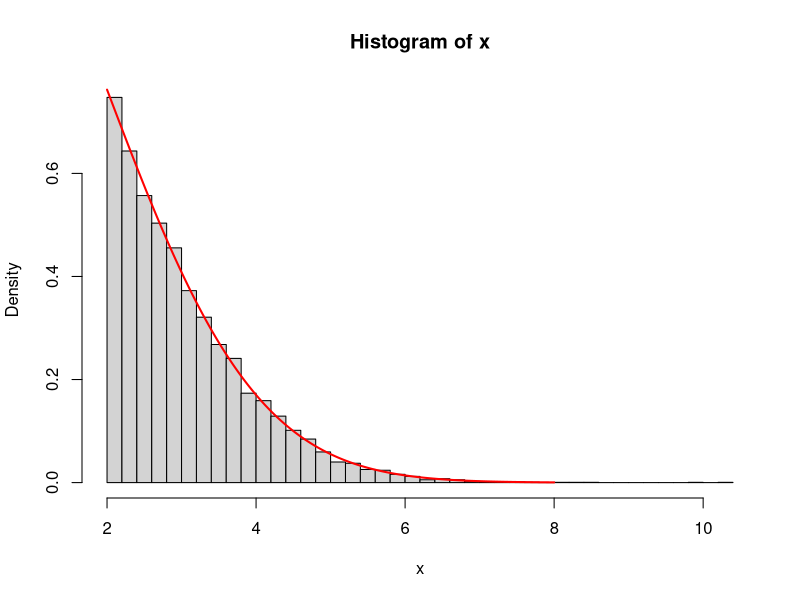

R code for this plot:
## ---- chunk 1
f <- function(x, b, mean, sd) {
  1 / (sqrt(2 * pi * sd^2) * pnorm((mean - b) / sd)) *
    exp(-(x - mean)^2 / (2 * sd^2)) *
    (x >= b)
}

M <- function(b, mean, sd) {
  1 / pnorm((mean - b) / sd)
}

g <- function(x, b, mean, sd) {
  1 / (sqrt(2 * pi * sd^2) * pnorm((mean - b) / sd)) *
    exp(-(x - mean)^2 / (2 * sd^2))
}

n <- 10000
mean <- 0
sd <- 2
b <- 2

x <- numeric(0)
while (length(x) < n) {
  U <- runif(1)
  X <- rnorm(1, mean, b)
  x <- append(x, X[U <= (f(X, b, mean, sd) / (M(b, mean, sd) * g(X, b, mean, sd)))])
}

t <- seq(b, 8, 0.01)
hist(x, freq = FALSE, breaks = 35)
lines(t, f(t, b, mean, sd), col = "red", lwd = 2)
